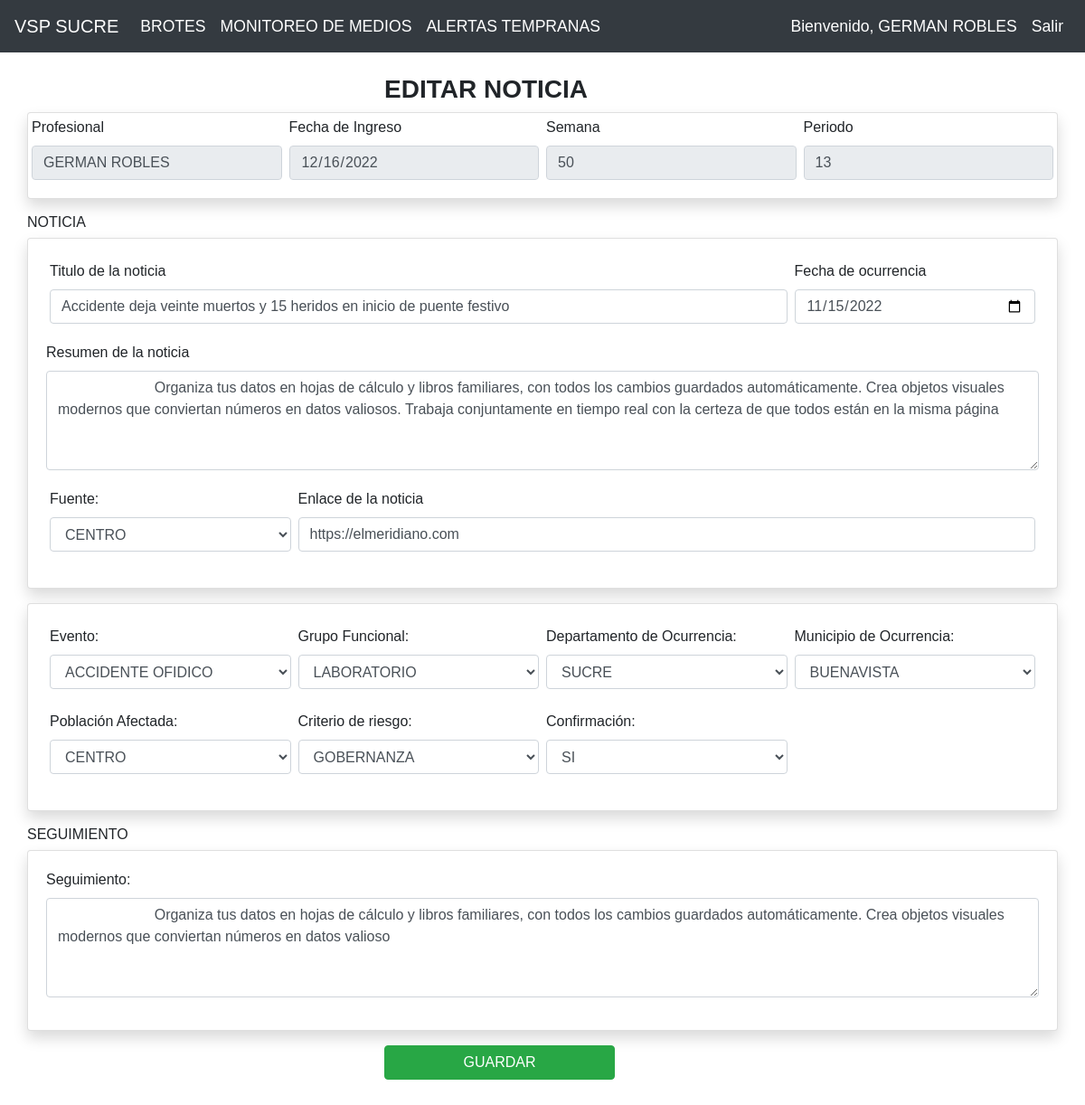
Screenshot of /medios/editarMedio/2 (signed in) with the database file from the repository.
### apps/alertas_vsp/models.py (models this page shows, shortened)
class Medio(models.Model):
    profesional=models.CharField(max_length=50) #ENITH,  YONEIRA
    fecha_ingreso=models.DateField()
    semana=models.IntegerField()
    periodo=models.IntegerField()
    titulo_noticia=models.CharField(max_length=200)
    fecha_ocurrencia=models.DateField()
    resumen_noticia=models.CharField(max_length=1000)
    fuente_notificacion=models.CharField(max_length=50) #centro nacional de enlace, comunidad, externa a salud publica, externas al programa de vigilancia, instituto nacional de salud, laboratorio de salud publica departamental, monitoreo de medios, secretaria de salud municipal,sivigila
    enlace_noticia=models.CharField(max_length=200)
    evento=models.CharField(max_length=50)
    grupo_funcional=models.CharField(max_length=50) #Laboratorio de salud publica departamental, programa ampliado de inmunizaciones, programa ira, programa maternidad segura, programa salud ambiental,programa vectores, programa zoonosis, vigilancia en salud publica
    depto_ocurrencia=models.CharField(max_length=50)
    mun_ocurrencia=models.CharField(max_length=50)
    poblacion_afectada=models.CharField(max_length=50) #centro de proteccion, comunidad en general, FM-militares, IPS-instituciones prestadoras de salud, min poblacion minera, otros,PE- poblacion escolarizada, PI- poblacion indigena, PM- poblacion migrante, PN- policia, PPL-Poblacion privada de la libertad
    criterio_riesgo=models.CharField(max_length=50) #Gobernanza, poblacion intrahospitalaria, poblaciones especiales, reglamento sanitario internacional - EISP, situacion con afectacion al personal sanitario, situacion con muertes, situacion con riesgo reputacional
    confirmacion=models.CharField(max_length=5) #si No
    seguimiento=models.CharField(max_length=200)

### apps/alertas_vsp/views.py (the view)
# urls.py: path('medios/editarMedio/<id>',views.editarMedio),
@login_required
def editarMedio(request,id):
    medio=Medio.objects.get(id=id)
    eventosListados= Evento.objects.all()
    return render(request, "medios/editarMedio.html",{"medio":medio,"eventos":eventosListados})

### apps/alertas_vsp/templates/medios/editarMedio.html (shortened to what this page needs)
{% extends "../plantilla_home.html" %}
{% block body %}
<div class="row">
        <h3 class="col-md-4 offset-md-4 font-weight-bold">EDITAR NOTICIA</h3>
        <form action="/edicionMedio/{{medio.id}}" method="POST">{% csrf_token %}
            <div class="card w-100 float-left mb-3 shadow">
                <div class="card-body p-0">
                    <div class="w-25 form-group float-left p-1 m-0">
                        <label  for="txtProfesional">Profesional</label>
                        <input type="text" id="txtProfesional" name="txtProfesional" class="form-control"
                        value="{{ user.first_name }} {{ user.last_name }}"placeholder="Profesional" minlength="10" maxlength="50"
                        readonly required/>
                    </div>
                    <div class="w-25 form-group float-left p-1">
                        <label  for="txtFechaIngreso">Fecha de Ingreso</label>
                        <input type="date" id="txtFechaIngreso" onChange="calcularSemana(this);"
                        name="txtFechaIngreso"  class="form-control"
                        value="{{ now|date:'Y-m-d' }}" placeholder="Fecha de Ingreso" readonly required/>
                    </div>
                    <div class="w-25 form-group float-left p-1">
                        <label  for="txtSemana">Semana</label>
                        <input type="text" id="txtSemana" onChange="calcularPeriodo(this);" name="txtSemana"  class="form-control"
                        placeholder="Semana" readonly required/>
                    </div>
                    <div class="w-25 form-group float-left p-1">
                        <label  for="txtPeriodo">Periodo</label>
                        <input type="text" id="txtPeriodo" onKeyUp="calcularPeriodo(this);" name="txtPeriodo" class="form-control"
                        placeholder="Periodo" readonly required/>
                    </div>
                </div>
            </div>
            <h6>NOTICIA</h6>
            <div class="card w-100 float-left mb-3 shadow">
                <div class="card-body">
                    <div class="w-75 form-group float-left p-1">
                        <label  for="txtTituloNoticia">Titulo de la noticia</label>
                        <input type="text" id="txtTituloNoticia" name="txtTituloNoticia" class="form-control"
                        value="{{medio.titulo_noticia}}"
                        placeholder="Titulo de la noticia" minlength="10" maxlength="1000" required/>
                    </div>
                   <div class="w-25 form-group float-left p-1">
                    <label  for="txtFechaOcurrencia">Fecha de ocurrencia</label>
                    <input type="date" id="txtFechaOcurrencia" name="txtFechaOcurrencia"  class="form-control"
                    value="{{medio.fecha_ocurrencia|date:'Y-m-d'}}"
                    placeholder="Fecha de Ocurrencia" required/>
                </div>
                     <div class="w-100 form-group float-left">
                        <label  for="txtResumenNoticia">Resumen de la noticia</label>
                        <textarea id="txtResumenNoticia" name="txtResumenNoticia" class="form-control" rows="4" cols="50"
                        placeholder="Resumen de la noticia" minlength="50" maxlength="1000" resize-none required>
                        {{medio.resumen_noticia}}</textarea>
                    </div>
                    <div class="w-25 form-group float-left p-1">
                        <label  for="optFuenteNotificacion">Fuente:</label>
                        <select class="form-control form-select col-sm-12 col-md-6 col-lg-12 col-xl-12" id="optFuenteNotificacion" name="optFuenteNotificacion">
                            <option value={{medio.fuente_notificacion}}>{{medio.fuente_notificacion}}</option>
                        </select>
                    </div>
                    <div class="w-75 form-group float-left p-1">
                        <label  for="txtEnlaceNoticia">Enlace de la noticia</label>
                        <input type="text" id="txtEnlaceNoticia" name="txtEnlaceNoticia" class="form-control"
                        value="{{medio.enlace_noticia}}"
                        placeholder="Enlace de la noticia" minlength="10" maxlength="100" required/>
                    </div>
                </div>
            </div>
            <div class="card w-100 float-left mb-3 shadow">
                <div class="card-body">
                   <div class="w-25 form-group float-left p-1">
                    <label  for="optEvento">Evento:</label>
                    <select class="form-control form-select col-sm-12 col-md-6 col-lg-12 col-xl-12" id="optEvento" name="optEvento">
                        <option value="{{medio.evento}}">{{medio.evento}}</option>
                    </select>
                </div>
                <div class="w-25 form-group float-left p-1">
                    <label  for="optGrupoFuncional">Grupo Funcional:</label>
                    <select class="form-control form-select col-sm-12 col-md-6 col-lg-12 col-xl-12" id="optGrupoFuncional" name="optGrupoFuncional">
                        <option value={{medio.grupo_funcional}}>{{medio.grupo_funcional}}</option>
                    </select>
                </div>
                   <div class="w-25 form-group float-left p-1">
                        <label  for="optDeptoOcurrencia">Departamento de Ocurrencia:</label>
                        <select class="form-control form-select col-sm-12 col-md-6 col-lg-12 col-xl-12" id="optDeptoOcurrencia" name="optDeptoOcurrencia">
                            <option value={{medio.depto_ocurrencia}}>{{medio.depto_ocurrencia}}</option>
                        </select>
                    </div>
                   <div class="w-25 form-group float-left p-1">
                        <label  for="optMunOcurrencia">Municipio de Ocurrencia:</label>
                        <select class="form-control form-select col-sm-12 col-md-6 col-lg-12 col-xl-12" id="optMunOcurrencia" name="optMunOcurrencia">
                            <option value={{medio.mun_ocurrencia}}>{{medio.mun_ocurrencia}}</option>
                        </select>
                    </div>
                   <div class="w-25 form-group float-left p-1">
                    <label  for="optPoblacionAfectada">Población Afectada:</label>
                    <select class="form-control form-select col-sm-12 col-md-6 col-lg-12 col-xl-12" id="optPoblacionAfectada" name="optPoblacionAfectada">
                        <option value={{medio.poblacion_afectada}}>{{medio.poblacion_afectada}}</option>
                    </select>
                </div>
                <div class="w-25 form-group float-left p-1">
                    <label  for="optCriterioRiesgo">Criterio de riesgo:</label>
                    <select class="form-control form-select col-sm-12 col-md-6 col-lg-12 col-xl-12" id="optCriterioRiesgo" name="optCriterioRiesgo">
                        <option value={{medio.criterio_riesgo}}>{{medio.criterio_riesgo}}</option>
                    </select>
                </div>
                <div class="w-25 form-group float-left p-1">
                    <label  for="optConfirmacion">Confirmación:</label>
                    <select class="form-control form-select col-sm-12 col-md-6 col-lg-12 col-xl-12" id="optConfirmacion" name="optConfirmacion">
                        <option value={{medio.confirmacion}}>{{medio.confirmacion}}</option>
                    </select>
                </div>
            </div>
        </div>
            <h6>SEGUIMIENTO</h6>
            <div class="card w-100 float-left mb-3 shadow">
                <div class="card-body">
                     <div class="w-100 form-group float-left">
                        <label  for="txtSeguimiento">Seguimiento:</label>
                        <textarea id="txtSeguimiento" name="txtSeguimiento" class="form-control" rows="4" cols="50"
                        placeholder="Seguimiento" minlength="10" maxlength="200" resize-none required>
                        {{medio.seguimiento}}</textarea>
                    </div>
                </div>
            </div>
            <div class="col-md-4 offset-md-4 w-25 form-group text-center">
                <button type="submit" class="btn btn-success btn-block text-white">GUARDAR</button>
            </div>
        </form>
</div>
{% endblock %}

### apps/alertas_vsp/templates/plantilla_home.html (shortened to what this page needs)
<!DOCTYPE html>
<html lang="en">
<head>
    <link rel="stylesheet" href="https://cdn.jsdelivr.net/npm/bootstrap@4.3.1/dist/css/bootstrap.min.css">
    {% load static %}
    <link rel="stylesheet" href="{% static 'css/style.css' %}" />
  </head>
  <body>
      <nav  class="navbar navbar-expand-lg navbar-dark bg-dark">
        <a class="navbar-brand" href="{% url 'home' %}">VSP SUCRE</a>
        <div class="collapse navbar-collapse" id="navbarNav">
          <ul class="navbar-nav">
            <li class="nav-item active">
              <a class="nav-link" href="{% url 'brotes' %}">BROTES<span class="sr-only">(current)</span></a>
            </li>
            <li class="nav-item active">
              <a class="nav-link" href="{% url 'medios' %}">MONITOREO DE MEDIOS</a>
            </li>
            <li class="nav-item active">
              <a class="nav-link" href="{% url 'alertas' %}">ALERTAS TEMPRANAS</a>
            </li>
          </ul>
         <ul class="navbar-nav ml-auto">
              {% if user.is_authenticated %}
              <li class="nav-item active">
                <a class="nav-link" href="{% url 'salir' %}">Bienvenido, {{ user.first_name }} {{ user.last_name }} </a>
              </li>
              {% endif %}
              <ul class="navbar-nav ml-auto">
              <li class="nav-item active">
                <a class="nav-link" href="{% url 'salir' %}">Salir</a>
              </li>
          </ul>
        </div>
      </nav>
      <div class="container py-4">
            {% block body %}
            {% endblock%}
        </div>
{% load static %}
</body>
</html>

### apps/alertas_vsp/static/css/style.css (style rules this page uses)
body { font-family: 'Bradley Hand', sans-serif !important; }
.navbar-nav .nav-item .nav-link { font-size: 1.1em; color: white; }

### rows the page displays
Medio: txtTituloNoticia "Accidente deja veinte muertos y 15 heridos en inicio de puente festivo", txtFechaOcurrencia "11/15/2022", txtResumenNoticia "Organiza tus datos en hojas de cálculo y libros familiares, con todos los cambios guardados automáticamente. Crea objetos visuales modernos que conviertan números en datos valiosos. Trabaja conjuntamente en tiempo real con la certeza de que todos están en la misma página", optFuenteNotificacion "CENTRO", txtEnlaceNoticia "https://elmeridiano.com", optEvento "ACCIDENTE OFIDICO", optGrupoFuncional "LABORATORIO", optDeptoOcurrencia "SUCRE", optMunOcurrencia "BUENAVISTA", optPoblacionAfectada "CENTRO", optCriterioRiesgo "GOBERNANZA", optConfirmacion "SI", txtSeguimiento "Organiza tus datos en hojas de cálculo y libros familiares, con todos los cambios guardados automáticamente. Crea objetos visuales modernos que conviertan números en datos valioso"

### other values shown
{{ user.first_name }} "GERMAN"
{{ user.last_name }} "ROBLES"
